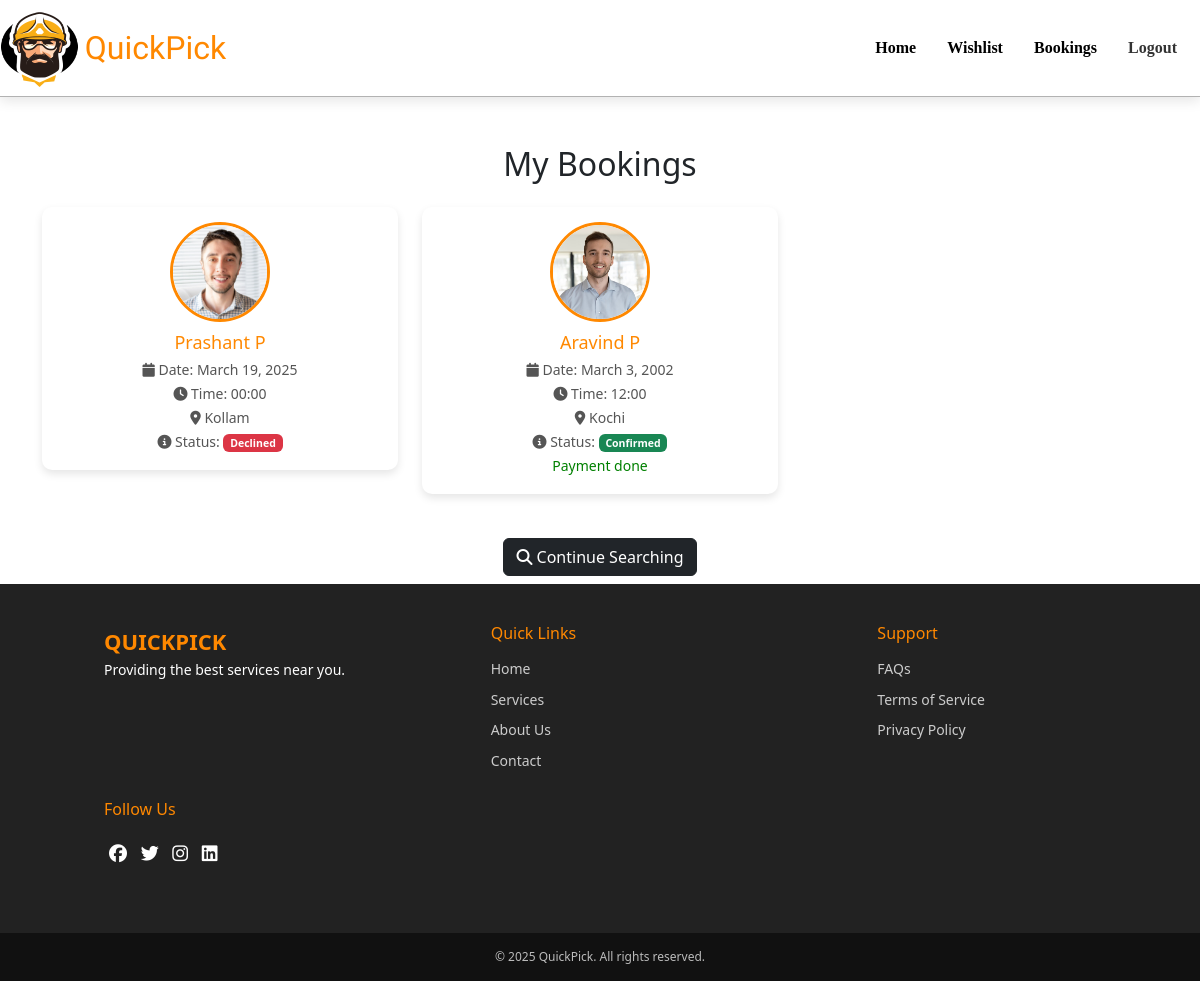
The app's page /user_bookings (signed in) with its own data.
### app/models.py (models this page shows, shortened)
class Booking(models.Model):
    provider = models.ForeignKey('ServiceProvider', on_delete=models.CASCADE)
    user = models.ForeignKey(User, on_delete=models.CASCADE)
    phone = models.CharField(max_length=15)
    address = models.TextField()
    date = models.DateField()
    time = models.CharField(max_length=50)
    status = models.CharField(max_length=20, default="Pending")
    payment_amount = models.DecimalField(max_digits=10, decimal_places=2, default=0.0)
    payment_status = models.CharField(max_length=20, choices=[('Pending', 'Pending'), ('Paid', 'Paid')], default='Pending')
    advance_paid = models.BooleanField(default=False)
    razorpay_payment_id = models.CharField(max_length=255, blank=True, null=True)
    class Meta:
        unique_together = ('provider', 'date', 'time')

class ServiceProvider(models.Model):
    category = models.ForeignKey(Category, on_delete=models.CASCADE)
    profile = models.FileField()
    name = models.TextField()
    phone = models.IntegerField(unique=True)
    experience = models.IntegerField()
    availability = models.BooleanField(default=True)
    rating = models.FloatField(default=0.0)
    location = models.TextField()
    des = models.TextField()
    charge = models.FloatField()
    working_hours = models.TextField()

### app/views.py (the view)
# urls.py: path('user_bookings',views.user_bookings),
def user_bookings(req):
    if 'user' in req.session:
        bookings = Booking.objects.filter(user=req.user).order_by('-date')
        return render(req, 'user/user_bookings.html', {'bookings': bookings})
    else:
        return redirect(user_login)

### templates/user/user_bookings.html (shortened to what this page needs)
<!DOCTYPE html>
<html lang="en">
<head>
    {% load static %}
    <link href="https://cdn.jsdelivr.net/npm/bootstrap@5.3.3/dist/css/bootstrap.min.css" rel="stylesheet">
    <link rel="stylesheet" href="https://cdnjs.cloudflare.com/ajax/libs/font-awesome/6.5.1/css/all.min.css">
    <link rel="stylesheet" href="{% static 'css/user_bookings_style.css' %}">
    <link rel="stylesheet" href="{% static 'css/footer.css' %}">
    <link rel="stylesheet" href="https://cdnjs.cloudflare.com/ajax/libs/font-awesome/6.5.1/css/all.min.css">
    <link href="https://cdn.jsdelivr.net/npm/bootstrap@5.3.3/dist/css/bootstrap.min.css" rel="stylesheet">
</head>
<body>
    <nav class="navbar navbar-expand-lg">
        <a href="../../">
            <img src="../../static/logo.png" alt="logo" width="80" height="80">
            <a class="navbar-brand" href="#">QuickPick</a>
            </a>
        <div class="collapse navbar-collapse" id="navbarNav">
            <ul class="navbar-nav ms-auto">
                <li class="nav-item">
                    <a class="nav-link active" href="../../">Home</a>
                </li>
                <li class="nav-item">
                    <a class="nav-link active" href="../viewWishlist">Wishlist</a>
                </li>
                <li class="nav-item">
                    <a class="nav-link active" href="user_bookings">Bookings</a>
                </li>
                <li class="nav-item">
                    <a class="nav-link" href="../logout">Logout</a>
                </li>
            </ul>
        </div>
    </nav>
    <div class="container mt-5">
        <h2 class="text-center mb-4">My Bookings</h2>
        {% if bookings %}
        <div class="row">
            {% for booking in bookings %}
            <div class="col-md-6 col-lg-4">
                <div class="booking-card">
                    <img src="{{ booking.provider.profile.url }}" alt="{{ booking.provider.name }}" class="booking-img">
                    <div class="booking-info">
                        <h4>{{ booking.provider.name }}</h4>
                        <p><i class="fas fa-calendar"></i> Date: {{ booking.date }}</p>
                        <p><i class="fas fa-clock"></i> Time: {{ booking.time }}</p>
                        <p><i class="fas fa-map-marker-alt"></i> {{ booking.provider.location }}</p>
                        <p>
                            <i class="fas fa-info-circle"></i> Status:
                            {% if booking.status == "Confirmed" %}
                            <span class="badge bg-success">Confirmed</span>
                            {% if booking.payment_status != "Paid" %}
                        <div class="btn btn-primary mt-1">
                            <a style="text-decoration: none; color:white" href="order_payment/{{booking.id}}">Make
                                advance payment</a>
                        </div>
                        {% else %}
                        <p style="color:green;">Payment done</p>
                        {% endif %}
                        {% elif booking.status == "Declined" %}
                        <span class="badge bg-danger">Declined</span>
                        {% else %}
                        <span class="badge bg-warning">Pending</span>
                        {% endif %}
                        </p>
                    </div>
                </div>
            </div>
            {% endfor %}
        </div>
        {% else %}
        <p class="text-center mt-4 mb-4">You have no bookings yet.</p>
        {% endif %}
        <div class="text-center mt-4">
            <a href="../../" class="btn btn-dark mb-2">
                <i class="fas fa-search"></i> Continue Searching
            </a>
        </div>
    </div>
    <footer class="footer">
        <div class="footer-section">
            <div class="footer-logo">QuickPick</div>
            <p>Providing the best services near you.</p>
        </div>
        <div class="footer-section footer-links">
            <h4>Quick Links</h4>
            <a href="#">Home</a>
            <a href="#">Services</a>
            <a href="#">About Us</a>
            <a href="#">Contact</a>
        </div>
        <div class="footer-section footer-links">
            <h4>Support</h4>
            <a href="#">FAQs</a>
            <a href="#">Terms of Service</a>
            <a href="#">Privacy Policy</a>
        </div>
        <div class="footer-section">
            <h4>Follow Us</h4>
            <div class="footer-social">
                <a href="#"><i class="fab fa-facebook"></i></a>
                <a href="#"><i class="fab fa-twitter"></i></a>
                <a href="#"><i class="fab fa-instagram"></i></a>
                <a href="#"><i class="fab fa-linkedin"></i></a>
            </div>
        </div>
    </footer>
    <div class="footer-bottom">
        &copy; 2025 QuickPick. All rights reserved.
    </div>
</body>
</html>

### static/css/user_bookings_style.css (style rules this page uses)
.navbar { background-color: #fff; box-shadow: 0 4px 12px rgba(0, 0, 0, 0.1); padding: 15px 20px; transition: all 0.3s ease; border-bottom: 1px solid rgba(0, 0, 0, 0.301); margin-bottom:20px; }
.navbar-brand { font-size: 2rem !important; font-family: "Sigmar", serif; font-weight: 400; font-style: normal; color: #ff8800 !important; transition: all 0.3s ease; margin-left: 0.4vw; }
.navbar-nav .nav-item .nav-link { font-size: 1rem; color: #333; margin-right: 15px; transition: all 0.3s ease; font-family: "Dancing Script", serif; font-optical-sizing: auto; font-weight: 700; font-style: normal; }
body { background-color: #f8f9fa; font-family: 'Arial', sans-serif; color: #333; }
.container { max-width: 1100px; }
.booking-card { background: white; border-radius: 10px; box-shadow: 0 4px 8px rgba(0, 0, 0, 0.1); padding: 15px; margin-bottom: 20px; transition: 0.3s ease-in-out; display: flex; flex-direction: column; align-items: center; }
.booking-img { width: 100px; height: 100px; border-radius: 50%; object-fit: cover; border: 3px solid #ff8800; margin-bottom: 10px; }
.booking-info { text-align: center; }
.booking-info h4 { font-size: 18px; color: #ff8800; margin-bottom: 5px; }
.booking-info p { font-size: 14px; color: #555; margin: 3px 0; }
.badge { font-size: 14px; padding: 5px 10px; }

### static/css/footer.css (style rules this page uses)
.footer { background: #222; background-size:100%; color: white; padding: 40px 20px; font-size: 14px; line-height: 1.6; display: flex; flex-wrap: wrap; justify-content: space-between; align-items: flex-start; }
.footer-section { margin-left:7vw; flex: 1; min-width: 250px; margin-bottom: 20px; }
.footer-logo { font-size: 22px; font-weight: bold; color: #ff8800; text-transform: uppercase; }
.footer-section h4 { font-size: 16px; margin-bottom: 15px; color: #ff8800; }
.footer-links a { display: block; color: #ccc; text-decoration: none; margin-bottom: 8px; transition: color 0.3s; }
.footer-social a { display: inline-block; margin: 5px; color: white; font-size: 18px; transition: color 0.3s; }
.footer-bottom { text-align: center; padding: 15px; background: #111; font-size: 12px; color: #bbb; }

### records on screen
Booking: provider.profile (picture), provider.name "Prashant P", date "March 19, 2025", time "00:00", provider.location "Kollam", status "Declined"
Booking: provider.profile (picture), provider.name "Aravind P", date "March 3, 2002", time "12:00", provider.location "Kochi", status "Confirmed"
